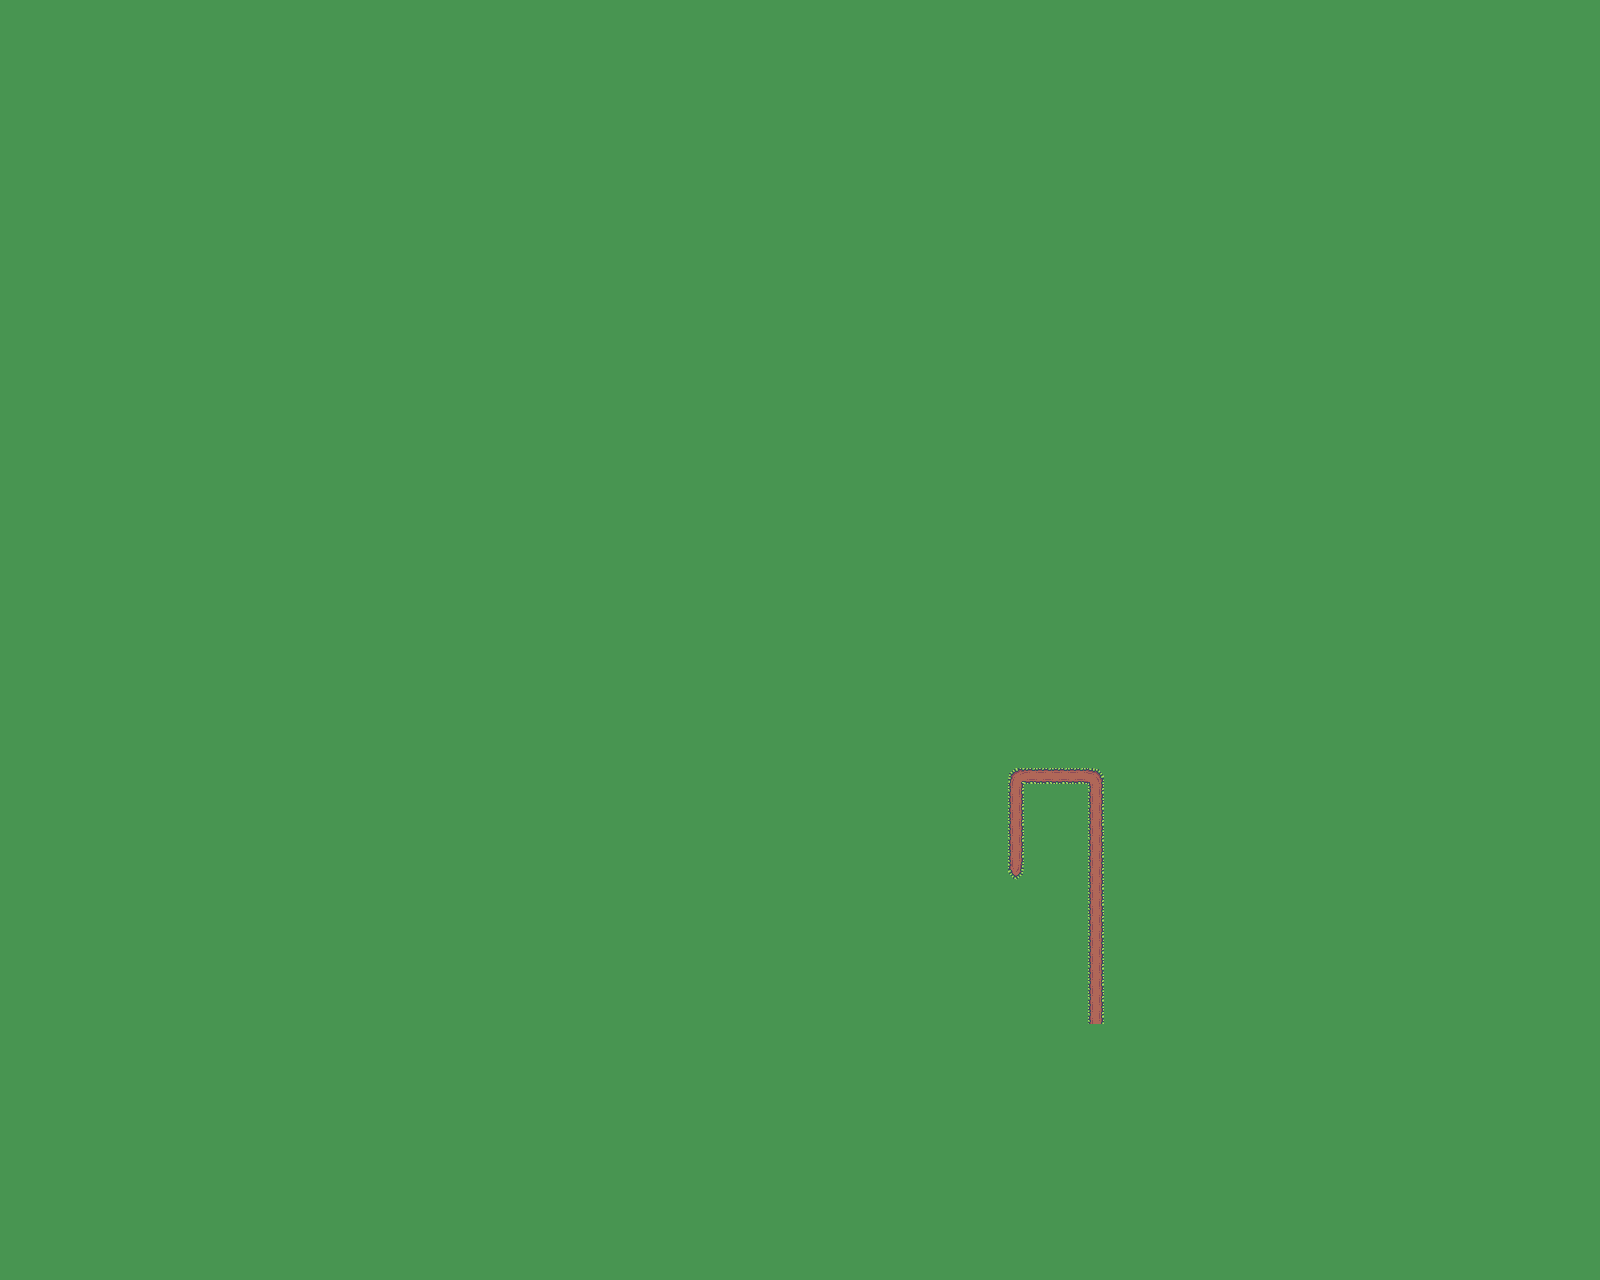

Rendered tile map (Tiled .tmx) drawn with the repository's tilesets; below, a short description and the map source with its tile grids summarised:
An orthogonal 100x80 tile map with 16x16 px tiles, 2 tile layers (Tile Layer 1, Tile Layer 2) and 1 object.

<map version="1.0" tiledversion="2018.06.01" orientation="orthogonal" renderorder="right-down" width="100" height="80" tilewidth="16" tileheight="16" infinite="0" nextlayerid="4" nextobjectid="2">
 <tileset firstgid="1" source="../../rawAssets/terrain.tsx" />
 <layer id="1" name="Tile Layer 1" width="100" height="80">
  <data>[8000 cells, 8000 non-empty, 1 distinct tile ids]</data>
 </layer>
 <layer id="2" name="Tile Layer 2" width="100" height="80">
  <data>[8000 cells, 27 non-empty, 4 distinct tile ids]</data>
 </layer>
 <objectgroup id="3" name="Object Layer 1">
  <object id="1" x="1008.36" y="864.545" width="15.4545" height="15.2727" />
 </objectgroup>
</map>
